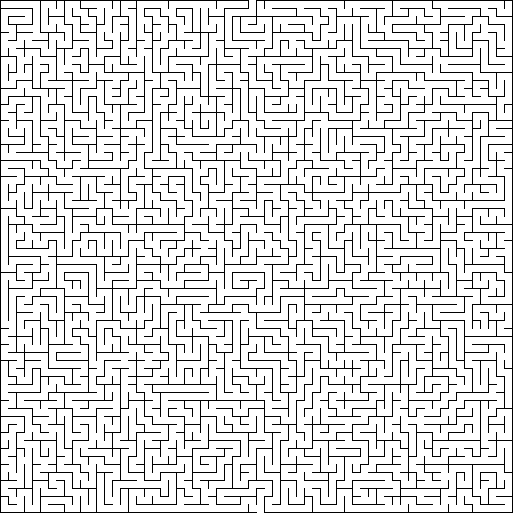
#> input picture MAZE_0.png, 1026 x 1026 px (shown at 1/2 size)
$ python main.py
#> lines starting #> are read from the running program, lines starting #| are printed output that depends on the picture
import numpy as np
from PIL import Image
import matplotlib.pyplot as plt

class MazeParser:
    def __init__(self, png_path: str):
#> called with png_path = 'MAZE_0.png'
        self.png_path = png_path
        self.grid_size = 64
        self.cell_size = 16  # 1024/64 = 16
        self.pixel_size = 1024

        # Text representation 129x129
        self.text_maze = [[' ' for _ in range(129)] for _ in range(129)]

        # Fill borders
        for i in range(129):
            self.text_maze[0][i] = 'X'
            self.text_maze[128][i] = 'X'
            self.text_maze[i][0] = 'X'
            self.text_maze[i][128] = 'X'

    def parse(self):
        img = Image.open(self.png_path).convert('RGB')
#> img: PIL image 1026x1026 RGB; 87.2% white; black in thin lines or dots
        if img.size != (self.pixel_size, self.pixel_size):
            img = img.resize((self.pixel_size, self.pixel_size), Image.Resampling.NEAREST)
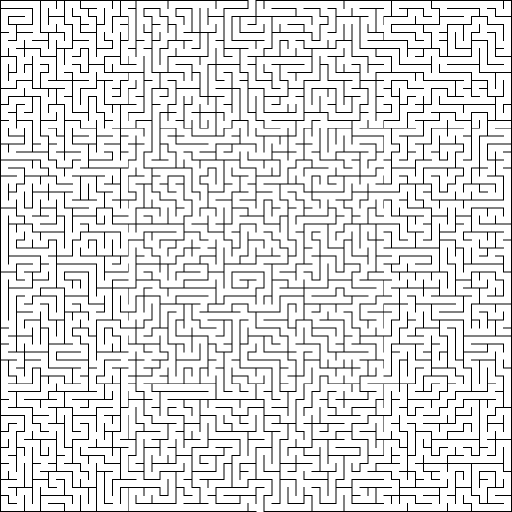
#> img: PIL image 1024x1024 RGB (shown at 1/2 size); 87.3% white; black in thin lines or dots
        pixels = np.array(img)

        for cell_y in range(self.grid_size):
            for cell_x in range(self.grid_size):
                self._parse_cell(pixels, cell_y, cell_x)

        return self.text_maze

    def _parse_cell(self, pixels, cell_y, cell_x):
        text_y = cell_y * 2 + 1
        text_x = cell_x * 2 + 1

        pixel_y = cell_y * self.cell_size
        pixel_x = cell_x * self.cell_size
        center_y = pixel_y + self.cell_size // 2
        center_x = pixel_x + self.cell_size // 2
        r, g, b = pixels[center_y, center_x]

        self.text_maze[text_y][text_x] = self._get_cell_char(r, g, b)

        # Right connection
        if cell_x < self.grid_size - 1:
            if self._check_vertical_wall(pixels, pixel_x + self.cell_size, pixel_y, pixel_y + self.cell_size):
                self.text_maze[text_y][text_x + 1] = 'X'
            else:
                self.text_maze[text_y][text_x + 1] = '-'

        # Down connection
        if cell_y < self.grid_size - 1:
            if self._check_horizontal_wall(pixels, pixel_y + self.cell_size, pixel_x, pixel_x + self.cell_size):
                self.text_maze[text_y + 1][text_x] = 'X'
            else:
                self.text_maze[text_y + 1][text_x] = '|'

        # Diagonal corner
        if cell_x < self.grid_size - 1 and cell_y < self.grid_size - 1:
            self.text_maze[text_y + 1][text_x + 1] = 'X'

    def _get_cell_char(self, r, g, b):
        if r > 200 and g < 100 and b < 100: return 'S'
        if r < 100 and g > 200 and b < 100: return 'G'
        if abs(r-g)<30 and abs(g-b)<30 and 100<r<180: return 'P'
        if r<100 and g<100 and b>200: return 'T'
        if r>200 and g>100 and b<50: return 'C'
        if r<50 and g<50 and b<50: return 'X'
        return 'O'

    # New robust vertical wall detection
    def _check_vertical_wall(self, pixels, x, y_start, y_end):
        wall_count = 0
        total = 0
        thickness = 3  # sample a 3-pixel wide vertical band
        for dx in range(-thickness//2, thickness//2 + 1):
            bx = min(max(0, x + dx), self.pixel_size - 1)
            for y in range(y_start, y_end, 2):
                r, g, b = pixels[y, bx]
                if r < 80 and g < 80 and b < 80:
                    wall_count += 1
                total += 1
        return (wall_count / total) > 0.3 if total > 0 else True

    # New robust horizontal wall detection
    def _check_horizontal_wall(self, pixels, y, x_start, x_end):
        wall_count = 0
        total = 0
        thickness = 3  # sample a 3-pixel tall horizontal band
        for dy in range(-thickness//2, thickness//2 + 1):
            by = min(max(0, y + dy), self.pixel_size - 1)
            for x in range(x_start, x_end, 2):
                r, g, b = pixels[by, x]
                if r < 80 and g < 80 and b < 80:
                    wall_count += 1
                total += 1
        return (wall_count / total) > 0.3 if total > 0 else True

    def print_maze(self):
        for row in self.text_maze:
            print(''.join(row))
#> this loop made 129 passes
#| XXXXXXXXXXXXXXXXXXXXXXXXXXXXXXXXXXXXXXXXXXXXXXXXXXXXXXXXXXXXXXXXXXXXXXXXXXXXXXXXXXXXXXXXXXXXXXXXXXXXXXXXXXXXXXXXXXXXXXXXXXXXXXXXX
#| XO-O-O-O-OXO-OXOXO-OXO-O-O-OXOXO-OXO-O-O-OXO-O-O-O-O-OXO-O-O-OXOXOXO-O-O-O-O-O-O-O-O-OXO-O-O-O-O-OXO-O-O-O-OXO-O-O-O-O-O-O-O-OXOX
#| XXXXXXXXX|X|X|X|X|X|XXXXX|X|X|X|XXX|XXXXX|X|XXXXX|X|X|X|XXXXXXX|X|X|XXXXXXX|XXXXX|XXX|X|X|XXXXXXX|X|XXXXXXX|XXX|XXXXXXXXX|XXX|X|X
#| XO-O-O-OXOXOXO-OXOXO-OXO-OXO-OXO-OXOXO-OXO-OXO-OXOXOXO-OXO-O-O-OXO-O-O-O-OXO-O-OXO-OXO-OXO-O-OXO-OXO-OXO-OXO-OXO-O-O-O-OXO-OXO-OX
#| X|XXXXX|X|X|XXXXX|XXX|XXX|X|XXXXX|X|XXX|XXX|XXX|X|X|XXXXX|XXXXXXXXXXXXXXXXXXXXX|XXX|XXXXXXXXX|X|XXXXXXX|X|XXX|XXXXXXX|XXXXX|XXXXX
#| XOXO-O-OXOXOXO-OXO-OXO-OXOXOXO-OXOXO-OXO-OXO-OXOXOXOXO-OXOXOXO-OXO-OXO-O-O-O-OXO-OXOXO-O-OXO-OXOXO-O-O-OXO-O-OXO-O-O-OXO-OXO-O-OX
#| X|XXXXXXX|X|X|X|XXX|XXX|XXX|X|XXX|X|X|XXX|XXX|X|X|X|X|X|X|X|X|XXX|X|X|X|XXXXX|X|XXX|X|X|X|X|X|X|X|XXXXXXXXXXXXX|XXXXXXX|X|XXXXX|X
#| XO-OXO-O-OXO-OXO-OXOXO-OXO-OXO-OXOXOXOXO-OXOXO-OXOXO-OXOXOXOXO-O-OXOXOXO-O-OXO-OXO-OXOXOXOXOXOXO-OXO-O-O-OXO-O-OXO-OXO-OXO-O-OXOX
#> (further printed lines are left out)

    def save_to_file(self, filename):
        with open(filename, 'w') as f:
            for row in self.text_maze:
                f.write(''.join(row) + '\n')

    def visualize(self):
        color_map = {
            'X':[0,0,0],'O':[255,255,255],'S':[255,0,0],'G':[0,255,0],
            'P':[128,128,128],'T':[0,0,255],'C':[255,165,0],
            '-':[200,200,200],'|':[200,200,200]
        }
        img = np.zeros((129,129,3),dtype=np.uint8)
        for y in range(129):
            for x in range(129):
                img[y,x] = color_map.get(self.text_maze[y][x],[255,0,255])
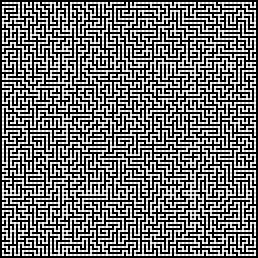
#> img: shape (129, 129, 3) (shown 2 times larger); min 0, max 255, mean 113
        plt.figure(figsize=(12,12))
        plt.imshow(img,interpolation='nearest')
        plt.grid(True,color='yellow',alpha=0.2,linewidth=0.5)
        plt.show()

# Usage
if __name__ == "__main__":
    parser = MazeParser("MAZE_0.png")
    parser.parse()
    parser.print_maze()
    parser.visualize()
    parser.save_to_file("maze_64x64.txt")
#> the loop in save_to_file, `for row in self.text_maze:` made 129 passes

$ run again, with MAZE_1.png copied over MAZE_0.png
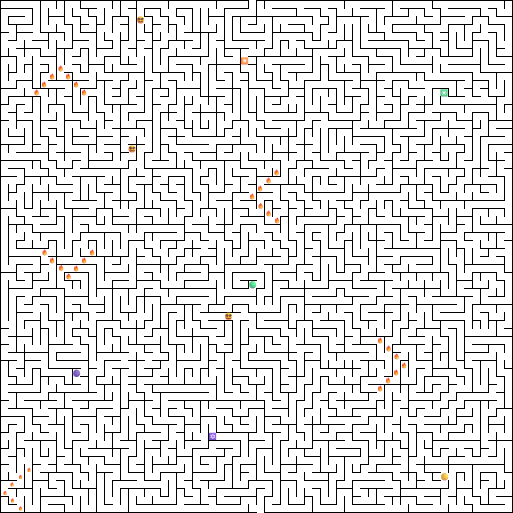
#> input picture MAZE_1.png, 1026 x 1026 px (shown at 1/2 size)
#> in parse, img is the input picture: PIL image 1026x1026 RGB; mean R, G, B 222.1, 221.8, 221.6
#> in parse, `img = img.resize((self.pixel_size, self.pixel_size), Image.Resampling...`:
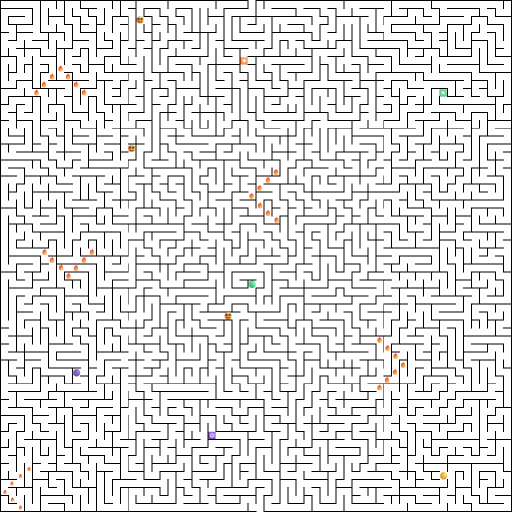
#> img: PIL image 1024x1024 RGB (shown at 1/2 size); mean R, G, B 222.5, 222.2, 222
#> the loop in print_maze, `for row in self.text_maze:` made 129 passes
#| XXXXXXXXXXXXXXXXXXXXXXXXXXXXXXXXXXXXXXXXXXXXXXXXXXXXXXXXXXXXXXXXXXXXXXXXXXXXXXXXXXXXXXXXXXXXXXXXXXXXXXXXXXXXXXXXXXXXXXXXXXXXXXXXX
#| XO-O-O-O-OXO-OXOXO-OXO-O-O-OXOXO-OXO-O-O-OXO-O-O-O-O-OXO-O-O-OXOXOXO-O-O-O-O-O-O-O-O-OXO-O-O-O-O-OXO-O-O-O-OXO-O-O-O-O-O-O-O-OXOX
#| XXXXXXXXX|X|X|X|X|X|XXXXX|X|X|X|XXX|XXXXX|X|XXXXX|X|X|X|XXXXXXX|X|X|XXXXXXX|XXXXX|XXX|X|X|XXXXXXX|X|XXXXXXX|XXX|XXXXXXXXX|XXX|X|X
#| XO-O-O-OXOXOXO-OXOXO-OXO-OXO-OXO-OXOXO-OXO-OXO-OXOXOXO-OXO-O-O-OXO-O-O-O-OXO-O-OXO-OXO-OXO-O-OXO-OXO-OXO-OXO-OXO-O-O-O-OXO-OXO-OX
#| X|XXXXX|X|X|XXXXX|XXX|XXX|X|XXXXX|X|XXX|XXX|XXX|X|X|XXXXX|XXXXXXXXXXXXXXXXXXXXX|XXX|XXXXXXXXX|X|XXXXXXX|X|XXX|XXXXXXX|XXXXX|XXXXX
#> (further printed lines are left out)
#> the loop in save_to_file, `for row in self.text_maze:` made 129 passes

$ run again, with MAZE_2.png copied over MAZE_0.png
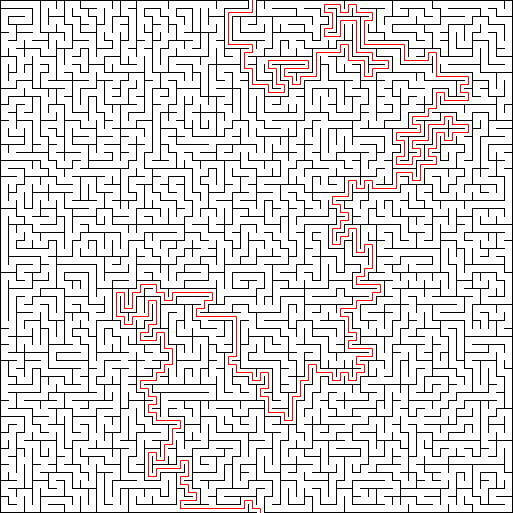
#> input picture MAZE_2.png, 1026 x 1026 px (shown at 1/2 size)
#> in parse, `img = img.resize((self.pixel_size, self.pixel_size), Image.Resampling...`:
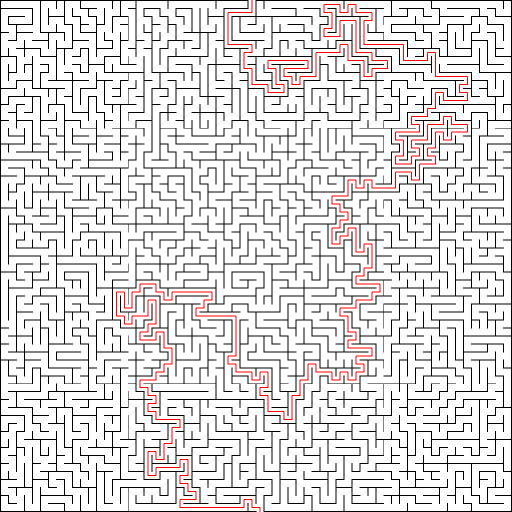
#> img: PIL image 1024x1024 RGB (shown at 1/2 size); mean R, G, B 222.7, 219.4, 219.4
#> the loop in parse, `for cell_y in range(self.grid_size):` made 64 passes
#> the loop in print_maze, `for row in self.text_maze:` made 129 passes
#| XXXXXXXXXXXXXXXXXXXXXXXXXXXXXXXXXXXXXXXXXXXXXXXXXXXXXXXXXXXXXXXXXXXXXXXXXXXXXXXXXXXXXXXXXXXXXXXXXXXXXXXXXXXXXXXXXXXXXXXXXXXXXXXXX
#| XO-O-O-O-OXO-OXOXO-OXO-O-O-OXOXO-OXO-O-O-OXO-O-O-O-O-OXO-O-O-OXSXOXO-O-O-O-O-O-O-S-S-OXS-O-O-O-O-OXO-O-O-O-OXO-O-O-O-O-O-O-O-OXOX
#| XXXXXXXXX|X|X|X|X|X|XXXXX|X|X|X|XXX|XXXXX|X|XXXXX|X|X|X|XXXXXXX|X|X|XXXXXXX|XXXXX|XXX|X|X|XXXXXXX|X|XXXXXXX|XXX|XXXXXXXXX|XXX|X|X
#| XO-O-O-OXOXOXO-OXOXO-OXO-OXO-OXO-OXOXO-OXO-OXO-OXOXOXO-OXS-S-S-SXO-O-O-O-OXO-O-OXS-OXS-SXS-S-OXO-OXO-OXO-OXO-OXO-O-O-O-OXO-OXO-OX
#| X|XXXXX|X|X|XXXXX|XXX|XXX|X|XXXXX|X|XXX|XXX|XXX|X|X|XXXXX|XXXXXXXXXXXXXXXXXXXXX|XXX|XXXXXXXXX|X|XXXXXXX|X|XXX|XXXXXXX|XXXXX|XXXXX
#> (further printed lines are left out)
#> after the loop in visualize, `for y in range(129):`:
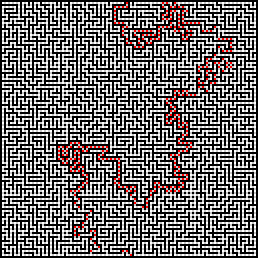
#> img: shape (129, 129, 3) (shown 2 times larger); mean of channels 0, 1, 2 113, 107.9, 107.9; drawn as R, G, B
#> the loop in save_to_file, `for row in self.text_maze:` made 129 passes

$ run again, with solution_alpha.png copied over MAZE_0.png
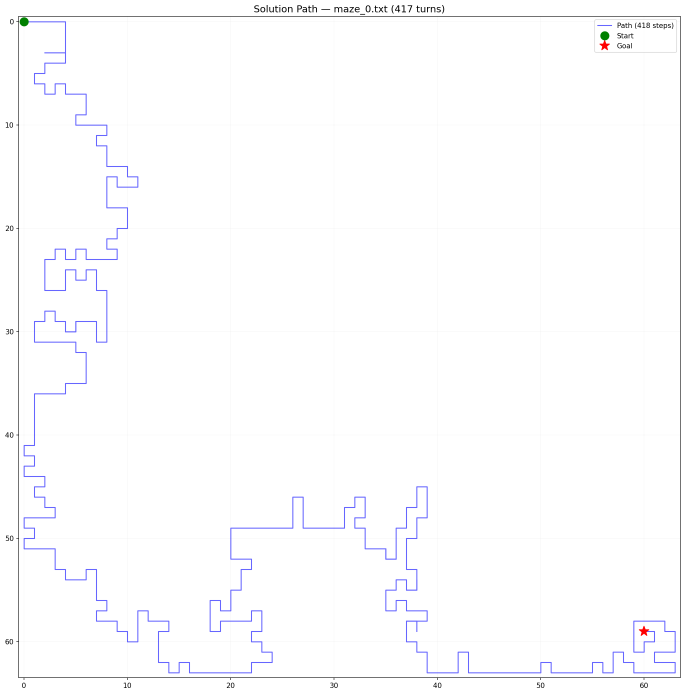
#> input picture solution_alpha.png, 2055 x 2083 px (shown at 1/3 size)
#> in parse, `img = img.resize((self.pixel_size, self.pixel_size), Image.Resampling...`:
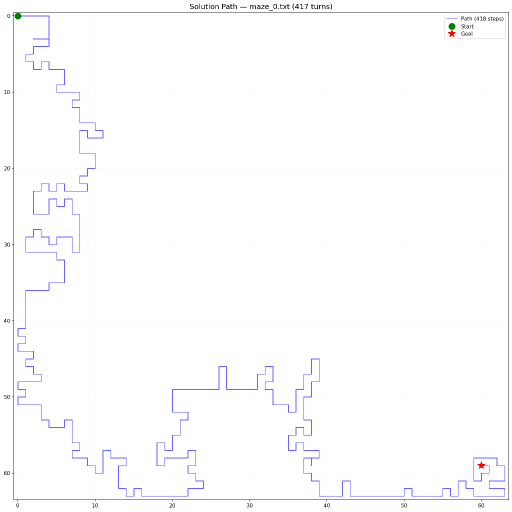
#> img: PIL image 1024x1024 RGB (shown at 1/2 size); mean R, G, B 252.4, 252.4, 253.6
#> the loop in parse, `for cell_y in range(self.grid_size):` made 64 passes
#> the loop in print_maze, `for row in self.text_maze:` made 129 passes
#| XXXXXXXXXXXXXXXXXXXXXXXXXXXXXXXXXXXXXXXXXXXXXXXXXXXXXXXXXXXXXXXXXXXXXXXXXXXXXXXXXXXXXXXXXXXXXXXXXXXXXXXXXXXXXXXXXXXXXXXXXXXXXXXXX
#| XO-O-O-O-O-O-O-O-O-O-O-O-O-O-O-O-O-O-O-O-O-O-O-O-O-O-O-O-O-O-O-O-O-O-P-OXO-O-OXO-O-O-O-O-O-O-O-O-O-O-O-O-O-O-O-O-O-O-O-O-O-O-O-OX
#| X|X|X|X|X|X|X|X|X|X|X|X|X|X|X|X|X|X|X|X|X|X|X|X|XXXXXXX|XXX|X|X|XXX|X|X|XXX|X|XXX|X|X|X|X|X|X|X|X|X|X|X|X|X|X|X|X|X|X|X|X|X|X|X|X
#| XO-O-X-X-X-X-X-X-X-X-X-X-X-X-X-X-X-X-X-X-X-X-X-X-X-X-X-X-X-X-X-X-X-X-X-X-X-X-X-X-X-X-X-X-X-X-X-X-X-X-X-X-X-X-X-X-X-X-X-X-X-X-X-XX
#| X|X|X|X|X|X|X|X|X|X|X|X|X|X|X|X|X|X|X|X|X|X|X|X|X|X|X|X|X|X|X|X|X|X|X|X|X|X|X|X|X|X|X|X|X|X|X|X|X|X|X|X|X|X|X|X|X|X|X|X|X|X|X|X|X
#> (further printed lines are left out)
#> after the loop in visualize, `for y in range(129):`:
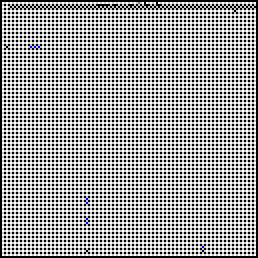
#> img: shape (129, 129, 3) (shown 2 times larger); mean of channels 0, 1, 2 158.4, 158.4, 158.6; drawn as R, G, B
#> the loop in save_to_file, `for row in self.text_maze:` made 129 passes
